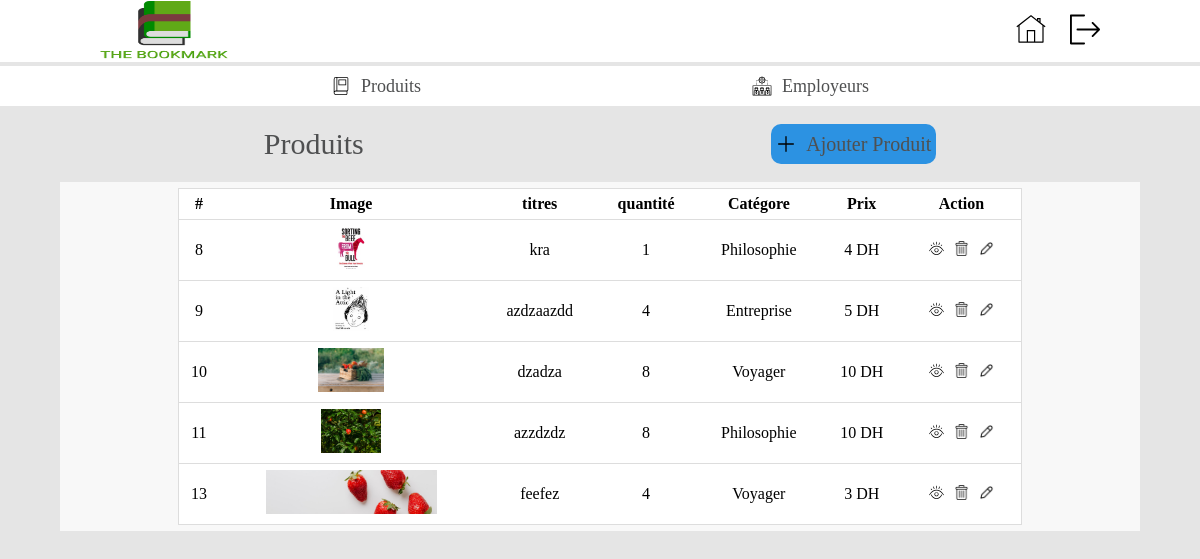
Page /brief_4_PHP/produits.php on the committed database.
### tables this page shows
CREATE TABLE `products` (
  `id` int(11) NOT NULL,
  `titres` varchar(30) NOT NULL,
  `categore` varchar(20) NOT NULL,
  `quantite` int(11) NOT NULL,
  `prix` int(11) NOT NULL,
  `name_image` varchar(250) NOT NULL
);

### brief_4_PHP/produits.php (the view, shortened to what this page needs)
<?php
include "cennect_data_base.php";
$reading_data ="SELECT * FROM  products";
$result = mysqli_query($conn, $reading_data);
?>
<!DOCTYPE html>
<html lang="en">
<head>
    <link rel="stylesheet" href="./css/index.css">
    <link rel="stylesheet" href="./css/produits.css">
    <link rel="stylesheet" href="https://cdnjs.cloudflare.com/ajax/libs/font-awesome/4.7.0/css/font-awesome.min.css">
</head>
<body>
    <header class="header_desktop">
     <img src="img/logo_1.png" alt="" class="logo">
        <nav class="navigation">
            <a href="dashboard.php"aria-label="Facebook" ><img src="img/icon/icons8-home.svg" alt=""></a>
            <a href="logout.php"aria-label="Facebook" ><img src="img/icon/logout.svg" alt=""></a>
        </nav>
    </header>
    <hr>
     <section class="content">
          <a href="produits.php"aria-label="Facebook" ><img src="img/icon/book.svg" alt=""> <p> Produits</p></a>
         <a href="Employeurs.php"aria-label="Facebook" ><img src="img/icon/employer.svg" alt=""><p> Employeurs</p></a>
     </section>
     <section class="content_statistic_1">
        <div id="operation_1">
             <p>Produits</p>
        </div>
        <div id="operation_2">
            <a href="add_produits.php" id="btn_ajouter" aria-label="Facebook" ><img src="img/icon/add.svg" alt=""> <p> Ajouter Produit</p></a>
        </div>
   </section>
     <section class="content_statistic_2">
          <div    class="statistic_table">
               <div>
               <table>
                    <thead>
                    <tr>
                         <th>#</th>
                         <th>Image</th>
                        <th>titres</th>
                        <th>quantité</th>
                        <th>Catégore</th>
                        <th>Prix</th>
                        <th>Action</th>
                    </tr>
                    </thead>
                    <tbody>
                    <?php if (mysqli_num_rows($result)>0): ?>
                    <?php while ($product = mysqli_fetch_array($result)) { ?>
                     <tr>
                         <td><?php echo$product['id'] ; ?></td>
                         <td><img src="images_product/<?php echo$product['name_image'] ; ?>" alt="" class="produit_image"></td>
                         <td><?php echo$product['titres'] ; ?></td>
                         <td><?php echo$product['quantite'] ; ?></td>
                         <td><?php echo$product['categore'] ; ?></td>
                         <td><?php echo$product['prix'] ; ?> DH</td>
                         <td id="action">
                           <a href="view_produits.php?id=<?php echo $product['id']; ?>"><img src="img/icon/views.svg"></a>
                           <a href="delet_produits.php?id=<?php echo $product['id']; ?>"><img src="img/icon/delete.png"></a>
                           <a href="edit_produits.php?id=<?php echo $product['id']; ?>"><img src="img/icon/edit.png"></a>
                        </td>
                     </tr>
                     <?php
                    }?>
                    <?php endif ; ?>
                     </tbody>
                </table>
            </div>
          </div>
     </section>
</body>
</html>

### brief_4_PHP/css/index.css (style rules this page uses)
* { margin:0; padding:0; box-sizing:border-box; }
body { min-height: 100vh; background-color:#E5E5E5 ; }
header { background-color:#FFFFFF ; width: 100%; display: flex; justify-content: space-between; align-items: center; padding: 1px 100px; flex-wrap: wrap; }
.logo { width: 8em; height: 3.75em; }
nav a { padding-left: 20px; text-decoration: none; color: #000000; }
nav a img { width: 30px; height: 47px; }
hr { height:4px; background-color:#E5E5E5; border-width: 0px; }
.content { display: flex; justify-content: space-evenly; background-color:white; }
.content a { display: flex; align-items: center; justify-content: center; text-decoration: none; color: #4F5051; }
.content a img { width: 20px; height: 40px; margin-right: 10px; }
.content a p { font-family: 'EB Garamond' , Bold; font-size: 18px; }
.content_statistic_1 { padding: 1.5% 0%; display: flex; justify-content: space-around; flex-wrap: wrap; flex-direction: row; align-items: center; margin: 0% 5%; }
.content_statistic_2 { padding:0.5% 1%; display: flex; justify-content: space-around; flex-wrap: wrap; flex-direction: row; align-items: center; background-color: #ffffffc0; margin: 0% 5%; }
.statistic_table { width: 80%; }
th, td { padding: 6px; text-align: center; border-bottom: 1px solid #ddd; }
table { border: 1.5px solid #ddd; border-collapse: collapse; width: 100%; }
a { text-decoration: none; }

### brief_4_PHP/css/produits.css (style rules this page uses)
.statistic_table div { overflow-x: scroll; background-color: #FFFFFF; }
.content_statistic_1 { padding: 1.5% 0%; display: flex; justify-content: space-around; flex-wrap: wrap; flex-direction: row; align-items: center; margin: 0% 5%; }
#operation_2 a { display: flex; align-items: center; justify-content: center; text-decoration: none; color: #4F5051; width: 165px; background-color: #2C92E2; border-radius: 10px; }
#operation_2 a img { width: 20px; height: 40px; margin-right: 10px; }
#operation_1 p { font-family: 'EB Garamond' , Bold; font-size: 30px; color: #4F5051; }
#operation_2 p { font-family: 'EB Garamond' , normal; font-size: 20px; color: #4F5051; }
.statistic_table #action a img { width: 15px; height: 15px; margin-left: 3px; margin-right: 3px; }
.produit_image { height: 2.75em; }

### rows in the picture
products: id "8", name_image (picture), titres "kra", quantite "1", categore "Philosophie", prix "4"
products: id "9", name_image (picture), titres "azdzaazdd", quantite "4", categore "Entreprise", prix "5"
products: id "10", name_image (picture), titres "dzadza", quantite "8", categore "Voyager", prix "10"
products: id "11", name_image (picture), titres "azzdzdz", quantite "8", categore "Philosophie", prix "10"
products: id "13", name_image (picture), titres "feefez", quantite "4", categore "Voyager", prix "3"
